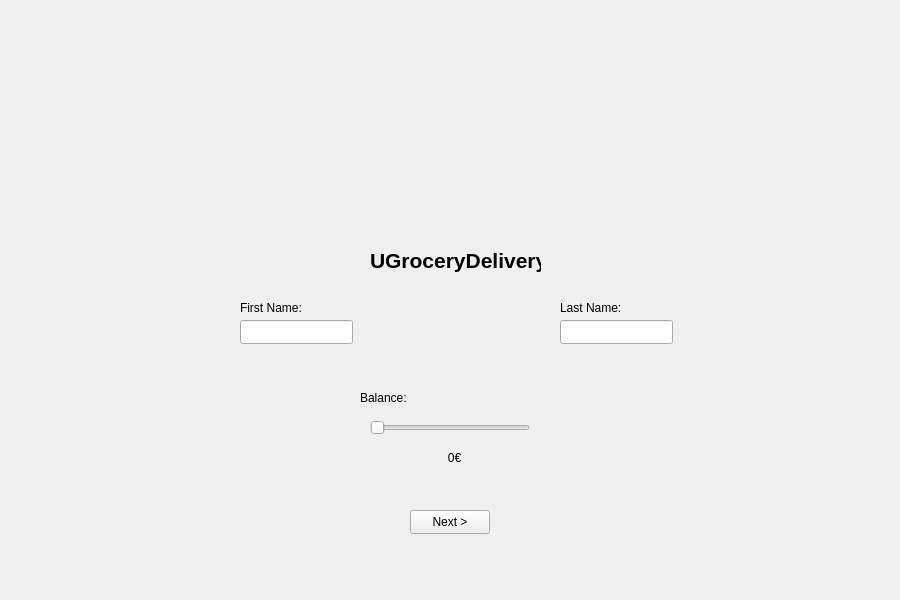
<?xml version="1.0" encoding="UTF-8"?>
<ui version="4.0">
 <class>menu</class>
 <widget class="QWidget" name="menu">
  <property name="geometry">
   <rect>
    <x>0</x>
    <y>0</y>
    <width>900</width>
    <height>600</height>
   </rect>
  </property>
  <property name="windowTitle">
   <string>Form</string>
  </property>
  <widget class="QLabel" name="label">
   <property name="geometry">
    <rect>
     <x>240</x>
     <y>300</y>
     <width>71</width>
     <height>16</height>
    </rect>
   </property>
   <property name="text">
    <string>First Name:</string>
   </property>
  </widget>
  <widget class="QLabel" name="label_2">
   <property name="geometry">
    <rect>
     <x>560</x>
     <y>300</y>
     <width>71</width>
     <height>16</height>
    </rect>
   </property>
   <property name="text">
    <string>Last Name:</string>
   </property>
  </widget>
  <widget class="QPushButton" name="pushButton">
   <property name="geometry">
    <rect>
     <x>410</x>
     <y>510</y>
     <width>80</width>
     <height>24</height>
    </rect>
   </property>
   <property name="text">
    <string>Next &gt;</string>
   </property>
  </widget>
  <widget class="QSlider" name="horizontalSlider">
   <property name="geometry">
    <rect>
     <x>370</x>
     <y>420</y>
     <width>160</width>
     <height>16</height>
    </rect>
   </property>
   <property name="maximum">
    <number>99</number>
   </property>
   <property name="orientation">
    <enum>Qt::Horizontal</enum>
   </property>
  </widget>
  <widget class="QLabel" name="label_3">
   <property name="geometry">
    <rect>
     <x>360</x>
     <y>390</y>
     <width>49</width>
     <height>16</height>
    </rect>
   </property>
   <property name="text">
    <string>Balance:</string>
   </property>
  </widget>
  <widget class="QLabel" name="label_4">
   <property name="geometry">
    <rect>
     <x>430</x>
     <y>450</y>
     <width>49</width>
     <height>16</height>
    </rect>
   </property>
   <property name="text">
    <string>0€</string>
   </property>
   <property name="alignment">
    <set>Qt::AlignCenter</set>
   </property>
  </widget>
  <widget class="QLabel" name="label_16">
   <property name="geometry">
    <rect>
     <x>240</x>
     <y>350</y>
     <width>101</width>
     <height>16</height>
    </rect>
   </property>
   <property name="styleSheet">
    <string notr="true">color: rgb(170, 0, 0);</string>
   </property>
   <property name="text">
    <string/>
   </property>
  </widget>
  <widget class="QLabel" name="label_17">
   <property name="geometry">
    <rect>
     <x>560</x>
     <y>350</y>
     <width>101</width>
     <height>16</height>
    </rect>
   </property>
   <property name="styleSheet">
    <string notr="true">color: rgb(170, 0, 0);</string>
   </property>
   <property name="text">
    <string/>
   </property>
  </widget>
  <widget class="QLabel" name="label_5">
   <property name="geometry">
    <rect>
     <x>370</x>
     <y>240</y>
     <width>171</width>
     <height>41</height>
    </rect>
   </property>
   <property name="font">
    <font>
     <pointsize>16</pointsize>
     <bold>true</bold>
    </font>
   </property>
   <property name="text">
    <string>UGroceryDelivery</string>
   </property>
  </widget>
  <widget class="QLabel" name="label_6">
   <property name="geometry">
    <rect>
     <x>350</x>
     <y>10</y>
     <width>200</width>
     <height>200</height>
    </rect>
   </property>
   <property name="text">
    <string/>
   </property>
  </widget>
  <widget class="QLineEdit" name="lineEdit">
   <property name="geometry">
    <rect>
     <x>240</x>
     <y>320</y>
     <width>113</width>
     <height>24</height>
    </rect>
   </property>
  </widget>
  <widget class="QLineEdit" name="lineEdit_2">
   <property name="geometry">
    <rect>
     <x>560</x>
     <y>320</y>
     <width>113</width>
     <height>24</height>
    </rect>
   </property>
  </widget>
 </widget>
 <resources/>
 <connections/>
</ui>
